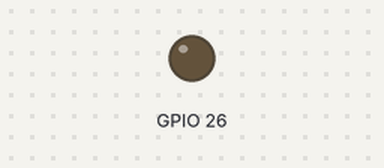
Bench run of a sketch on a simulated ESP32. Shown: output pins drawn as LEDs (lit = HIGH). What the sketch prints to the serial monitor is not drawn.

Above: at 0.1 s.
At 1.1 s:
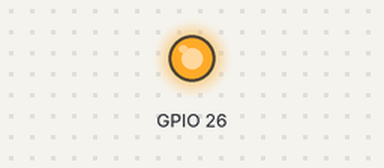
Timing chart, 0 to 2.6 s (numbered marks = the images above):
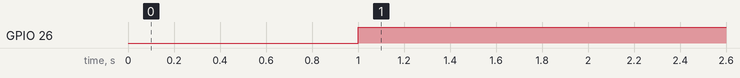

Measured:
- by itself, GPIO 26: LOW → HIGH at 1.0 s

The sketch:

HallSensor.ino
```cpp
// magnetic field

int val = 0;
void setup()
{   pinMode(26,OUTPUT);
  Serial.begin(115200);
    }

void loop() {

  val = hallRead();
  // print the results to the serial monitor:

  Serial.println(val);
  delay(1000);

if(val >14)
{
  digitalWrite(26,1);
  delay(100);
  }
  else
  {
    digitalWrite(25,0);
    }


  //to graph
}
```
